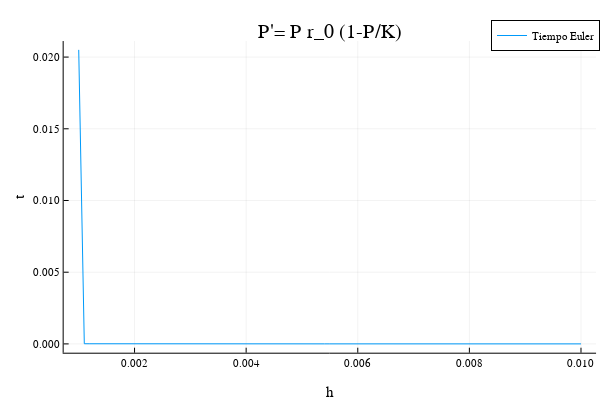

Write notebook code for a chart like this one.
### Code cell
plot(h,tiempoEuler2.(h),label = "Tiempo Euler",title = "P'= P r_0 (1-P/K)", xlabel = "h",ylabel = "t")

### Figure 1 — Plotly figure (JSON) as saved in the notebook; plotly's stock layout.template omitted (floating-point values rounded to 4 significant figures)
{"data": [{"colorbar": {"title": ""}, "legendgroup": "Tiempo Euler", "line": {"color": "rgba(0, 154, 250, 1.000)", "dash": "solid", "shape": "linear", "width": 1}, "mode": "lines", "name": "Tiempo Euler", "showlegend": true, "type": "scatter", "x": [0.001, 0.0011, 0.0012, 0.0013, 0.0014, 0.0015, 0.0016, 0.0017, 0.0018, 0.0019, 0.002, 0.0021, 0.0022, 0.0023, 0.0024, 0.0025, 0.0026, 0.0027, 0.0028, 0.0029, 0.003, 0.0031, 0.0032, 0.0033, 0.0034, 0.0035, 0.0036, 0.0037, 0.0038, 0.0039, 0.004, 0.0041, 0.0042, 0.0043, 0.0044, 0.0045, 0.0046, 0.0047, 0.0048, 0.0049, 0.005, 0.0051, 0.0052, 0.0053, 0.0054, 0.0055, 0.0056, 0.0057, 0.0058, 0.0059, 0.006, 0.0061, 0.0062, 0.0063, 0.0064, 0.0065, 0.0066, 0.0067, 0.0068, 0.0069, 0.007, 0.0071, 0.0072, 0.0073, 0.0074, 0.0075, 0.0076, 0.0077, 0.0078, 0.0079, 0.008, 0.0081, 0.0082, 0.0083, 0.0084, 0.0085, 0.0086, 0.0087, 0.0088, 0.0089, 0.009, 0.0091, 0.0092, 0.0093, 0.0094, 0.0095, 0.0096, 0.0097, 0.0098, 0.0099, 0.01], "xaxis": "x", "y": [0.0205, 1.09e-05, 9.495e-06, 8.537e-06, 8.172e-06, 7.37e-06, 6.837e-06, 6.49e-06, 6.307e-06, 5.719e-06, 5.917e-06, 5.096e-06, 5.425e-06, 4.717e-06, 4.543e-06, 4.468e-06, 4.371e-06, 4.077e-06, 4.16e-06, 3.792e-06, 3.635e-06, 3.537e-06, 3.51e-06, 3.423e-06, 3.249e-06, 3.097e-06, 3.121e-06, 3.082e-06, 3.273e-06, 2.959e-06, 2.765e-06, 2.65e-06, 2.718e-06, 2.601e-06, 2.447e-06, 2.409e-06, 2.499e-06, 2.343e-06, 2.284e-06, 2.412e-06, 2.252e-06, 2.259e-06, 2.237e-06, 2.208e-06, 2.002e-06, 2.011e-06, 1.982e-06, 1.994e-06, 1.909e-06, 1.805e-06, 1.758e-06, 1.734e-06, 1.81e-06, 1.87e-06, 1.763e-06, 1.702e-06, 1.712e-06, 1.555e-06, 1.603e-06, 1.594e-06, 1.616e-06, 1.536e-06, 1.605e-06, 1.591e-06, 1.561e-06, 1.544e-06, 1.642e-06, 1.466e-06, 1.332e-06, 1.377e-06, 1.368e-06, 1.326e-06, 1.41e-06, 1.446e-06, 1.314e-06, 1.296e-06, 1.261e-06, 1.247e-06, 1.277e-06, 1.222e-06, 1.4e-06, 1.456e-06, 1.121e-06, 1.166e-06, 1.149e-06, 1.176e-06, 1.119e-06, 1.224e-06, 1.132e-06, 1.206e-06, 1.13e-06], "yaxis": "y", "zmax": null, "zmin": null}], "layout": {"annotations": [{"font": {"color": "rgba(0, 0, 0, 1.000)", "family": "sans-serif", "size": 20}, "rotation": 0, "showarrow": false, "text": "P'= P r_0 (1-P/K)", "x": 0.5498, "xanchor": "center", "xref": "paper", "y": 1, "yanchor": "top", "yref": "paper"}], "height": 400, "legend": {"bgcolor": "rgba(255, 255, 255, 1.000)", "bordercolor": "rgba(0, 0, 0, 1.000)", "borderwidth": 1, "font": {"color": "rgba(0, 0, 0, 1.000)", "family": "sans-serif", "size": 11}, "title": {"font": {"color": "rgba(0, 0, 0, 1.000)", "family": "sans-serif", "size": 15}, "text": ""}, "tracegroupgap": 0, "traceorder": "normal", "x": 1, "xanchor": "auto", "y": 1, "yanchor": "auto"}, "margin": {"b": 20, "l": 0, "r": 0, "t": 20}, "paper_bgcolor": "rgba(255, 255, 255, 1.000)", "plot_bgcolor": "rgba(255, 255, 255, 1.000)", "showlegend": true, "width": 600, "xaxis": {"anchor": "y", "domain": [0.1061, 0.9934], "gridcolor": "rgba(0, 0, 0, 0.100)", "gridwidth": 0.5, "linecolor": "rgba(0, 0, 0, 1.000)", "mirror": false, "range": [0.00073, 0.01027], "showgrid": true, "showline": true, "showticklabels": true, "tickangle": 0, "tickcolor": "rgb(0, 0, 0)", "tickfont": {"color": "rgba(0, 0, 0, 1.000)", "family": "sans-serif", "size": 11}, "tickmode": "array", "ticks": "inside", "ticktext": ["0.002", "0.004", "0.006", "0.008", "0.010"], "tickvals": [0.002, 0.004, 0.006, 0.008, 0.01], "title": "h", "titlefont": {"color": "rgba(0, 0, 0, 1.000)", "family": "sans-serif", "size": 15}, "type": "-", "visible": true, "zeroline": false, "zerolinecolor": "rgba(0, 0, 0, 1.000)"}, "yaxis": {"anchor": "x", "domain": [0.07581, 0.9415], "gridcolor": "rgba(0, 0, 0, 0.100)", "gridwidth": 0.5, "linecolor": "rgba(0, 0, 0, 1.000)", "mirror": false, "range": [-0.000614, 0.02112], "showgrid": true, "showline": true, "showticklabels": true, "tickangle": 0, "tickcolor": "rgb(0, 0, 0)", "tickfont": {"color": "rgba(0, 0, 0, 1.000)", "family": "sans-serif", "size": 11}, "tickmode": "array", "ticks": "inside", "ticktext": ["0.000", "0.005", "0.010", "0.015", "0.020"], "tickvals": [0, 0.005, 0.01, 0.015, 0.02], "title": "t", "titlefont": {"color": "rgba(0, 0, 0, 1.000)", "family": "sans-serif", "size": 15}, "type": "-", "visible": true, "zeroline": false, "zerolinecolor": "rgba(0, 0, 0, 1.000)"}}}
